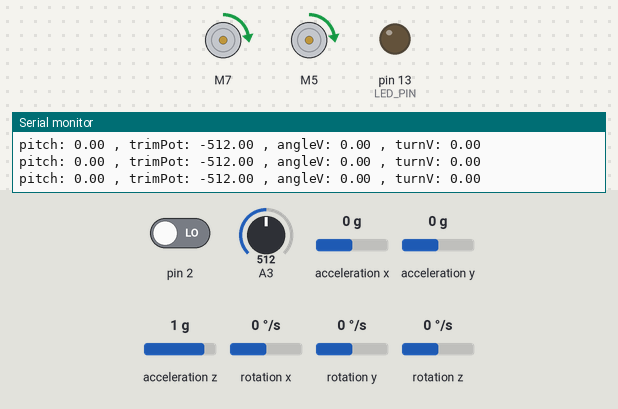
Recording of a sketch running on a simulated Arduino Uno, built with avr-gcc and run on an emulated ATmega328P. Parts: 2 × DC motor (green arrow = forward, orange = backward, longer = faster), output pins drawn as LEDs (lit = HIGH), the last lines printed to the serial monitor. The inputs (shaded band) are chosen by the test bench; at power-on: acceleration x 0 g, A3 = 512, pin 2 LOW, acceleration y 0 g, acceleration z 1 g, rotation x 0 °/s, rotation y 0 °/s, rotation z 0 °/s. The sensor or clock chip raises its interrupt line as the real part does; no radio packets arrive unless stated.

Above: at 1.75 s.
1.8 s: acceleration x set to -1.4 g
3.3 s: acceleration x set to -0.6 g
6.3 s: acceleration x set to -0.3 g
At 7.0 s:
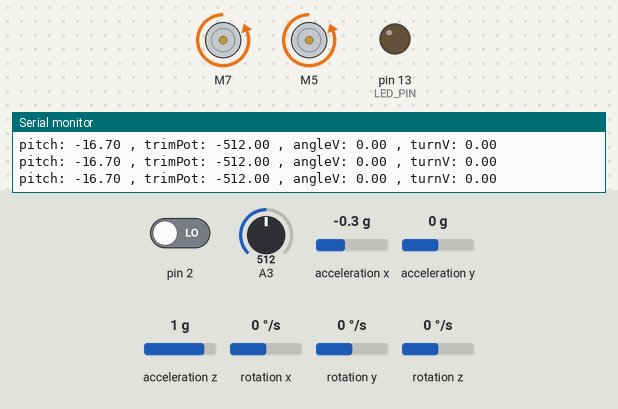
7.8 s: A3 set to 11
9.3 s: A3 set to 8
Timing chart, 0 to 11.8 s (numbered marks = the images above; inputs shaded):
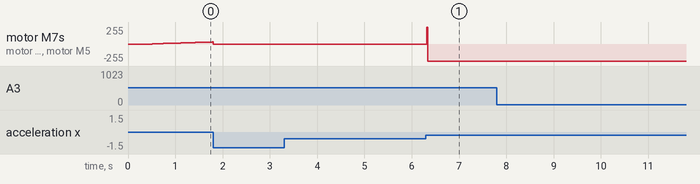

Measured:
- after the input at 6.3 s, motor M7, motor M5: stopped → backward 255/255 at once

The sketch:

final_balance.ino
```cpp
/********** PID **********/
#include <PID_v1.h>

double kP = 24;
double kI = 350;
double kD = 1.2;

double setpoint, input, output;   // PID variables
PID pid(&input, &output, &setpoint, kP, kI, kD, DIRECT); // PID setup

/********** radio **********/
#include <nRF24L01.h>
#include <SPI.h>
#include <RF24.h>
#include <nRF24L01.h>

RF24 radio(10, 4);    // CE, CSN
const byte address[6] = "00001";
float angleV = 0, turnV = 0; // values from remote
float controlValues[2]; // array to receive both data values

/********** L298N **********/
#include <L298N.h>

// Pin definition
const unsigned int EN_A = 3;
const unsigned int IN1_A = 5;
const unsigned int IN2_A = 6;

const unsigned int IN1_B = 7;
const unsigned int IN2_B = 8;
const unsigned int EN_B = 9;

// Create motor instances
L298N rightMotor(EN_A, IN1_A, IN2_A);
L298N leftMotor(EN_B, IN1_B, IN2_B);

// motor speeds
int speedLeft = 0;
int speedRight = 0;

/********** MPU **********/
#include "I2Cdev.h"
#include "MPU6050_6Axis_MotionApps20.h"
#include "Wire.h"

// class default I2C address is 0x68
// specific I2C addresses may be passed as a parameter here
// AD0 low = 0x68 (default for SparkFun breakout and InvenSense evaluation board)
// AD0 high = 0x69
MPU6050 mpu;
//MPU6050 mpu(0x69); // <-- use for AD0 high

#define LED_PIN 13 // (Arduino is 13, Teensy is 11, Teensy++ is 6)
bool blinkState = false;

// MPU control/status vars
bool dmpReady = false;  // set true if DMP init was successful
uint8_t mpuIntStatus;   // holds actual interrupt status byte from MPU
uint8_t devStatus;      // return status after each device operation (0 = success, !0 = error)
uint16_t packetSize;    // expected DMP packet size (default is 42 bytes)
uint16_t fifoCount;     // count of all bytes currently in FIFO
uint8_t fifoBuffer[64]; // FIFO storage buffer

// orientation/motion vars
Quaternion q;           // [w, x, y, z]         quaternion container
VectorInt16 aa;         // [x, y, z]            accel sensor measurements
VectorInt16 aaReal;     // [x, y, z]            gravity-free accel sensor measurements
VectorInt16 aaWorld;    // [x, y, z]            world-frame accel sensor measurements
VectorFloat gravity;    // [x, y, z]            gravity vector
float euler[3];         // [psi, theta, phi]    Euler angle container
float ypr[3];           // [yaw, pitch, roll]   yaw/pitch/roll container and gravity vector

float pitch;
long velocity;

float trimPot;
float trimAngle;

int IMUdataReady = 0;
volatile bool mpuInterrupt = false;

/********** SETUP **********/
void setup() {
    // join I2C bus (I2Cdev library doesn't do this automatically)
    #if I2CDEV_IMPLEMENTATION == I2CDEV_ARDUINO_WIRE
        Wire.begin();
        Wire.setClock(400000); // 400kHz I2C clock. Comment this line if having compilation difficulties
    #elif I2CDEV_IMPLEMENTATION == I2CDEV_BUILTIN_FASTWIRE
        Fastwire::setup(400, true);
    #endif

    Serial.begin(115200);

    // initialize device
    mpu.initialize();
    devStatus = mpu.dmpInitialize();

    // supply your own gyro offsets here, scaled for min sensitivity
    mpu.setXGyroOffset(220);
    mpu.setYGyroOffset(76);
    mpu.setZGyroOffset(-85);
    mpu.setZAccelOffset(1788); // 1688 factory default for my test chip

    // make sure it worked (returns 0 if so)
    if (devStatus == 0) {
        // turn on the DMP, now that it's ready
        mpu.setDMPEnabled(true);

        // enable Arduino interrupt detection
        attachInterrupt(0, dmpDataReady, RISING);
        mpuIntStatus = mpu.getIntStatus();

        // get expected DMP packet size for later comparison
        packetSize = mpu.dmpGetFIFOPacketSize();
    } else {
        // ERROR!
        // 1 = initial memory load failed
        // 2 = DMP configuration updates failed
        // (if it's going to break, usually the code will be 1)
        Serial.print(F("DMP Initialization failed (code "));
        Serial.print(devStatus);
        Serial.println(F(")"));
    }

    pid.SetMode(AUTOMATIC);
    pid.SetOutputLimits(-255,255);
    pid.SetSampleTime(10);

    pinMode(LED_PIN, OUTPUT);

    radio.begin();
    radio.openReadingPipe(0, address);
    radio.setPALevel(RF24_PA_MIN);
    radio.startListening();
}

void loop() {

  // only read remote data if remote is available, otherwise balance normally
  if (radio.available()) {
    radio.read(&controlValues, sizeof(controlValues)); // read values of array

    angleV = controlValues[0]; // assign array values to control variables
    turnV = controlValues[1];
  }

  trimPot = analogRead(A3)*-1; // read dial on robot and *-1 for direction

  trimAngle = (trimPot/100) + 5 + angleV; // adjust to degrees

  if (IMUdataReady == 1) {
    readAngles();
  }

  pitch = (ypr[1] * 180/M_PI); // adjust to degrees

  if (abs(turnV) < 15) { // turnV threshold
    turnV = 0;
  }

  if (abs(angleV) < .17) { // angleV threshold
    angleV = 0;
  }

  // PID vars
  setpoint = trimAngle + angleV;
  input = pitch;

  pid.Compute();

  // set motor speed with adjusted turn values
  speedLeft = output -  turnV;
  speedRight = output + turnV;

  if (pitch > 25 || pitch < -25) { // angle threshold
    leftMotor.setSpeed(0);
    rightMotor.setSpeed(0);
  } else {
    leftMotor.setSpeed(abs(speedLeft));
    rightMotor.setSpeed(abs(speedRight));
  }

  // move motors
  if (speedLeft < 0) {
    leftMotor.forward();
  } else {
    leftMotor.backward();
  }

  if (speedRight < 0) {
    rightMotor.forward();
  } else {
    rightMotor.backward();
  }

  // print some control info
  Serial.print("pitch: ");
  Serial.print(pitch);
  Serial.print(" , trimPot: ");
  Serial.print(trimPot);
  Serial.print(" , angleV: ");
  Serial.print(angleV);
  Serial.print(" , turnV: ");
  Serial.println(turnV);

}
```

readAngles.ino
```cpp
// IMU interrupt service routine

void dmpDataReady() {
     IMUdataReady = 1;
}


// function that actually read the angle when the flag is set by the ISR

void readAngles()  {

    mpuIntStatus = mpu.getIntStatus();
    fifoCount = mpu.getFIFOCount();

    if ((mpuIntStatus & 0x10) || fifoCount == 1024) {
        // reset so we can continue cleanly
        mpu.resetFIFO();
        Serial.println(F("FIFO overflow!"));
     }

     else if (mpuIntStatus & 0x02) {
        // wait for correct available data length, should be a VERY short wait
        while (fifoCount < packetSize) fifoCount = mpu.getFIFOCount();

        // read a packet from FIFO
        mpu.getFIFOBytes(fifoBuffer, packetSize);

        // track FIFO count here in case there is > 1 packet available
        // (this lets us immediately read more without waiting for an interrupt)
        fifoCount -= packetSize;

        mpu.dmpGetQuaternion(&q, fifoBuffer);
        mpu.dmpGetGravity(&gravity, &q);
        mpu.dmpGetYawPitchRoll(ypr, &q, &gravity);

        IMUdataReady = 0;
        //count = count + 1;
    }
}
```
